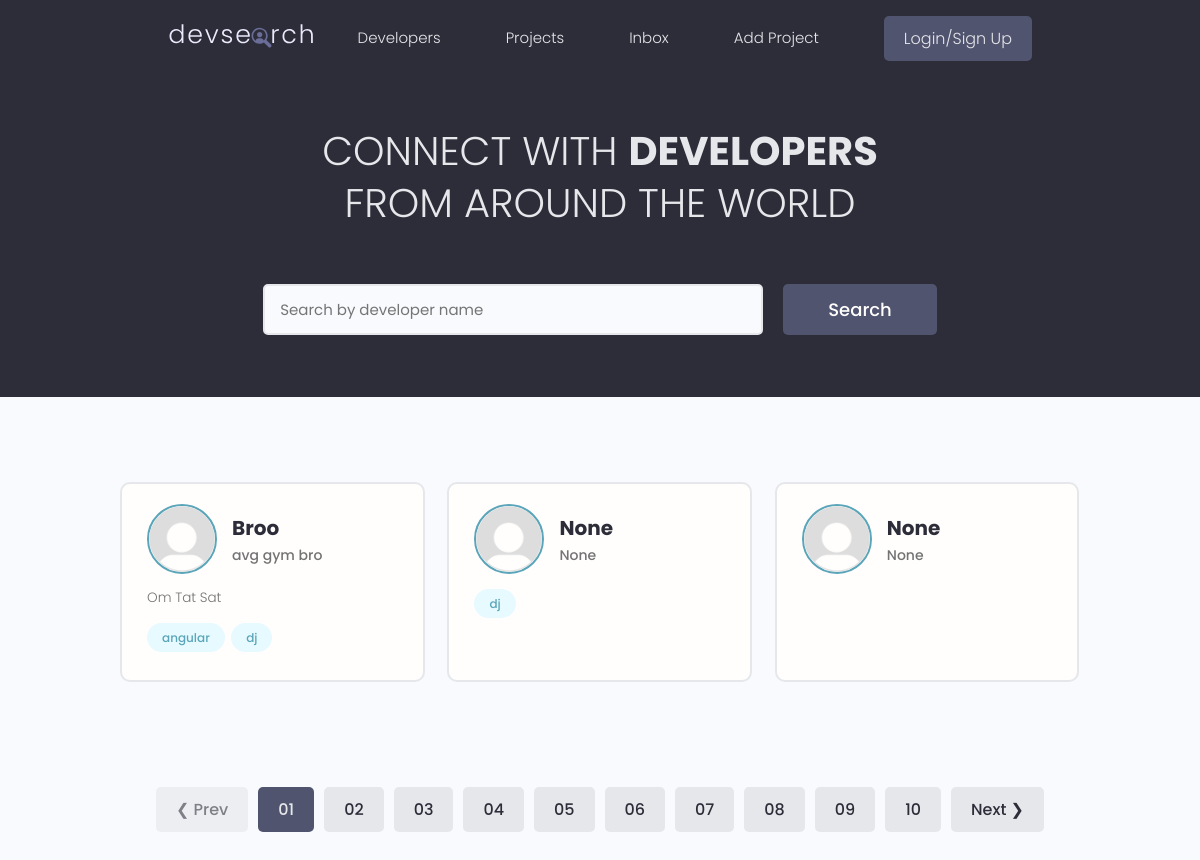
/, run on an earlier commit of the app's database.
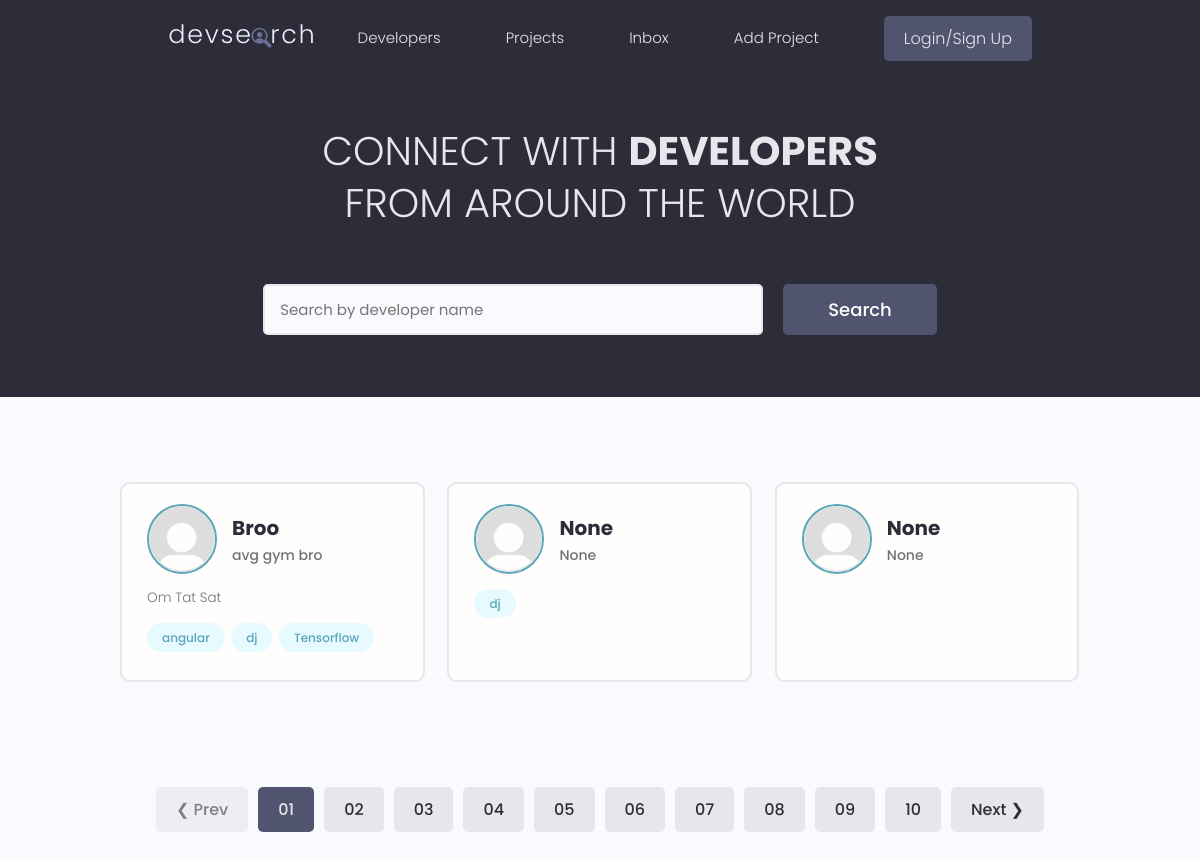
And on a later commit of the database.
### users/models.py (models this page shows, shortened)
class Profile(models.Model):
    user = models.OneToOneField(User, on_delete = models.CASCADE, null = True, blank = True)
    name = models.CharField(max_length = 200, blank = True, null = True)
    username = models.CharField(max_length=200, blank = True, null = True)
    location = models.CharField(max_length=200, blank = True, null = True)
    email = models.EmailField(max_length = 500, blank = True, null = True)
    short_intro = models.CharField(max_length = 200, blank = True, null = True)
    bio = models.TextField(blank = True, null = True)
    profile_image = models.ImageField(null = True, blank = True, upload_to = 'profiles/', default="profiles/default.png")
    social_github = models.CharField(max_length = 200, blank=True, null = True)
    social_twitter = models.CharField(max_length = 200, blank=True, null = True)
    social_linkedin = models.CharField(max_length = 200, blank=True, null = True)
    social_youtube = models.CharField(max_length = 200, blank=True, null = True)
    social_website = models.CharField(max_length = 200, blank=True, null = True)
    created = models.DateTimeField(auto_now_add=True)
    id = models.UUIDField(default = uuid.uuid4, primary_key=True, unique=True, editable=False)

class Skill(models.Model):
    owner = models.ForeignKey(Profile, on_delete=models.CASCADE, null = True, blank = True)
    name = models.CharField(max_length=200, blank= True, null = True)
    description = models.TextField(null = True, blank = True)
    created = models.DateTimeField(auto_now_add=True)
    id = models.UUIDField(default=uuid.uuid4, unique=True,primary_key=True, editable=False)

### users/views.py (the view)
# urls.py: path('', views.profiles, name = 'profiles'),
def profiles(request):
    profiles = Profile.objects.all()
    return render(request, 'users/profiles.html', {'profiles':profiles})

### users/templates/users/profiles.html (shortened to what this page needs)
{% extends 'main.html' %}
{% block content %}
<main class="home">
    <section class="hero-section text-center">
      <div class="container container--narrow">
        <div class="hero-section__box">
          <h2>CONNECT WITH <span>DEVELOPERS</span></h2>
          <h2>FROM AROUND THE WORLD</h2>
        </div>
        <div class="hero-section__search">
          <form class="form" action="#" method="get">
            <div class="form__field">
              <input class="input input--text" id="formInput#search" type="text" name="text"
                placeholder="Search by developer name" />
            </div>
            <input class="btn btn--sub btn--lg" type="submit" value="Search" />
          </form>
        </div>
      </div>
    </section>
    <section class="devlist">
      <div class="container">
        <div class="grid grid--three">
            {% for profile in  profiles%}
          <div class="column card">
            <div class="dev">
              <a href="{% url 'profile' profile.id %}" class="card__body">
                <div class="dev__profile">
                  <img class="avatar avatar--md" src="{{profile.profile_image.url}}" alt="image" />
                  <div class="dev__meta">
                    <h3>{{profile.name}}</h3>
                    <h5>{{profile.short_intro|slice:"60"}}</h5>
                  </div>
                </div>
                <p class="dev__info">
                  {{profile.bio| slice:"150"}}
                </p>
                <div class="dev__skills">
                 {% for skill in  profile.skill_set.all|slice:"5"%}
                  <span class="tag tag--pill tag--main">
                    <small>{{skill.name}}</small>
                  </span>
                  {% endfor %}
                </div>
              </a>
            </div>
          </div>
          {% endfor %}
        </div>
      </div>
    </section>
    <div class="pagination">
      <ul class="container">
        <li><a href="#" class="btn btn--disabled">&#10094; Prev</a></li>
        <li><a href="#" class="btn btn--sub">01</a></li>
        <li><a href="#" class="btn">02</a></li>
        <li><a href="#" class="btn">03</a></li>
        <li><a href="#" class="btn">04</a></li>
        <li><a href="#" class="btn">05</a></li>
        <li><a href="#" class="btn">06</a></li>
        <li><a href="#" class="btn">07</a></li>
        <li><a href="#" class="btn">08</a></li>
        <li><a href="#" class="btn">09</a></li>
        <li><a href="#" class="btn">10</a></li>
        <li><a href="#" class="btn">Next &#10095;</a></li>
      </ul>
    </div>
  </main>
{% endblock content %}

What changed in the data, as far as the page shows it:
added Skill: name "Tensorflow", shown under Profile "Broo"
